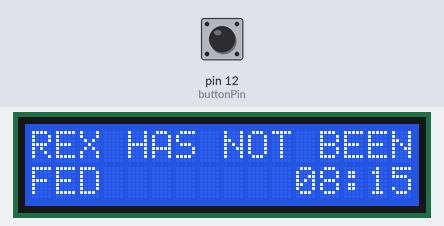
Bench run of a sketch on a simulated Arduino Uno, built with avr-gcc and run on an emulated ATmega328P. On the bench: 16×2 character LCD. Inputs (shaded band) come from the test bench; at power-on: pin 12 (buttonPin) LOW. The local clock reads 2024-03-15 10:24:30 at power-on unless the sketch sets it.

Above: at 2.7 s.
2.8 s: pin 12 (buttonPin) pulled HIGH for 0.15 s
At 4.2 s:
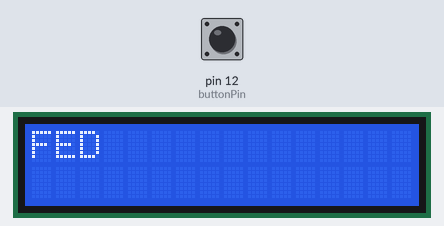
5.9 s: pin 12 (buttonPin) pulled HIGH for 3.2 s
At 8.8 s:
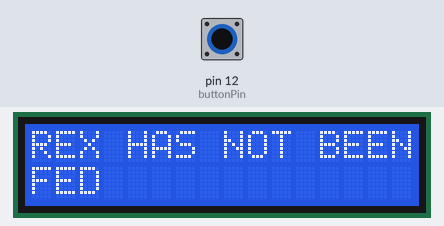
Timing chart, 0 to 10.3 s (numbered marks = the images above; inputs shaded):
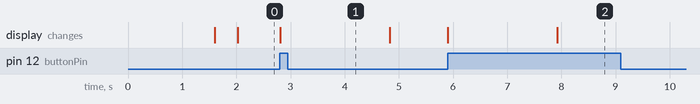

The sketch:

Rex_Feed_monitor_Undo_Feature.ino
```cpp
#include <Wire.h>
#include <LiquidCrystal_I2C.h>
#include "DS1307.h"

LiquidCrystal_I2C lcd(0x27, 2, 1, 0 , 4, 5, 6, 7, 3, POSITIVE);

// SDA - A4 , SCL - A5

const int buttonPin = 12;
volatile int buttonState = 0;
bool trigger = false;

int Pre_Sec;
DS1307 clock;//define a object of DS1307 class


void setup() {
  lcd.begin(16, 2);
  lcd.clear();
  lcd.print("Hello");
  lcd.setCursor( 0, 1 );
  delay(1500);
  lcd.clear();
  lcd.print("REX HAS NOT BEEN");
  lcd.setCursor( 0, 1 );
  lcd.print("FED");
  pinMode(buttonPin, INPUT);

//  Serial.begin(9600);
  clock.begin();
  clock.fillByYMD(2017,8,18);//AUG 18,2017
  clock.fillByHMS(8,15,00);//12:00:00"
  clock.fillDayOfWeek(SAT);//Saturday
  clock.setTime();//write time to the RTC chip
  Pre_Sec=clock.second;
}

void loop()
{
  buttonState = digitalRead(buttonPin);
  // Set LCD to FED and then check if holding condition is true
  if(buttonState == HIGH)
  {
      lcd.clear();
      lcd.print("FED");
      trigger = true;
      delay(2000);
      buttonState = digitalRead(buttonPin);
      if(buttonState == HIGH)
      {
        lcd.clear();
        lcd.print("REX HAS NOT BEEN");
        lcd.setCursor(0, 1);
        lcd.print("FED");
        trigger = false;
        delay(5000);
      }
  }

  if ((clock.hour == 4) && (clock.minute == 11) && (clock.second == 0))
  {
    lcd.clear();
    lcd.print("REX HAS NOT BEEN");
    lcd.setCursor( 0, 1 );
    lcd.print("FED");
    trigger = false;
  }

  printTime();
}

void printTime()
{
  clock.getTime();
  if(clock.second!=Pre_Sec)
  {
      Pre_Sec=clock.second;

      lcd.setCursor(0,1);
      if (trigger == false)
      {
        lcd.print("FED        ");
      }
      else
      {
        lcd.print("           ");
      }
      if(clock.hour <10 )
      {
        lcd.print("0");
      }
      lcd.print(clock.hour);
      lcd.print(":");
      if(clock.minute < 10)
      {
        lcd.print("0");
      }
      lcd.print(clock.minute);

      /*
       * EXPERIMENTAL
       *
       *
       */
      // Priting empty spaces to eliminate any residual characters
      // Alternatively just add spaces before the time stamp to shift time stamp along.
      lcd.print("    ");

  }
}
```

Measured:
- after the input at 2.8 s, the display: changes at once (image 1)
- after the input at 5.9 s, the display: first changes at once (image 2 shows a later state)
